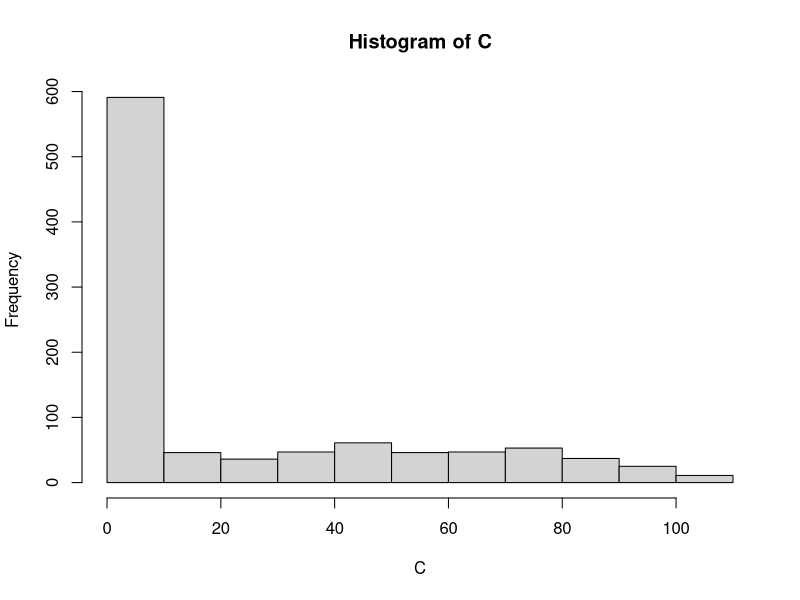
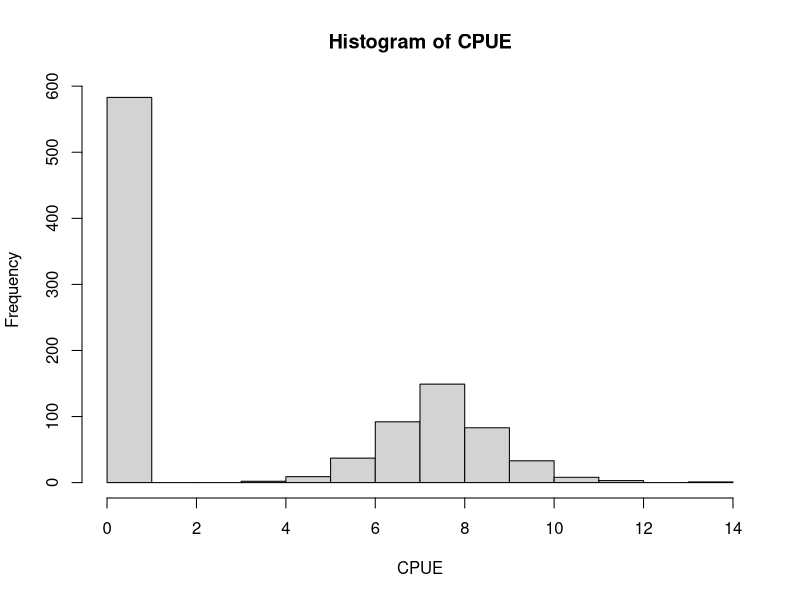
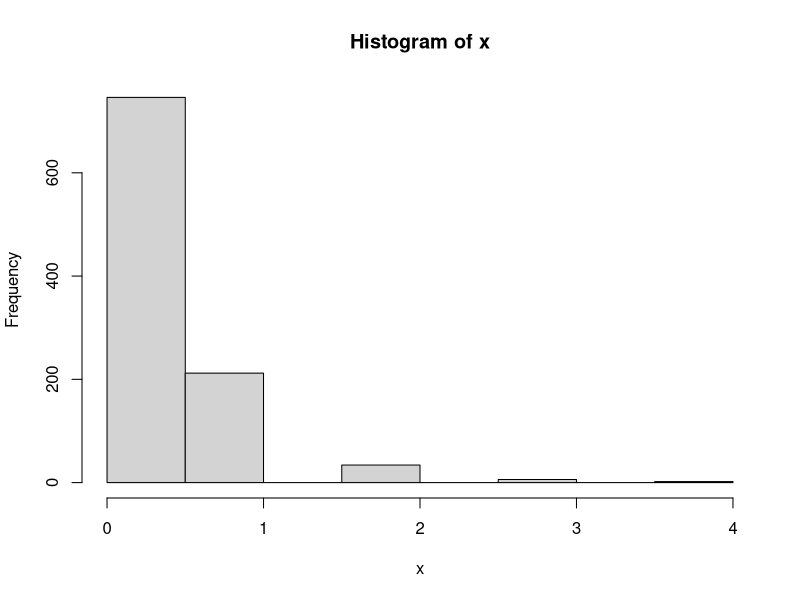

Here is the R script that generated these plots, in order:



p<- 0.4
nn<-1000
Z<- rbinom(nn,1,p)
eff<- runif(nn,1,13)
a<- 2
y<- log(eff) + a
C<- rpois(nn,exp(y)*Z)

hist(C)
mn<- mean(C)
mn*nn
sum(C)

CPUE<- C/eff
hist(CPUE)

H<-mean(eff)*mean(CPUE)*nn
H
sum(C)

x<- rnbinom(1000, mu=0.3, size=1500)
hist(x)
mn<- mean(x)

mn*1000
sum(x)





